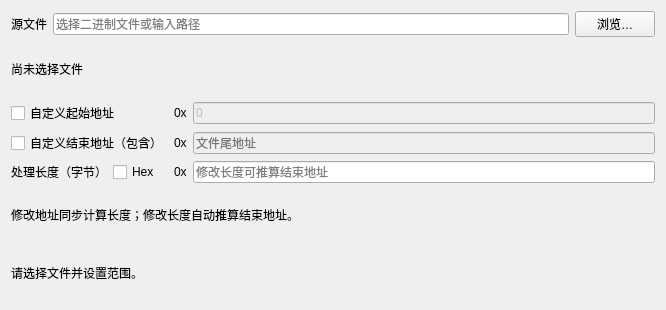
<?xml version='1.0' encoding='utf-8'?>
<ui version="4.0">
 <class>FormFileRange</class>
 <widget class="QWidget" name="FormFileRange">
  <property name="geometry">
   <rect>
    <x>0</x>
    <y>0</y>
    <width>666</width>
    <height>310</height>
   </rect>
  </property>
  <layout class="QVBoxLayout" name="verticalLayout">
   <item>
    <layout class="QHBoxLayout" name="sourceLayout">
     <item>
      <widget class="QLabel" name="label_source">
       <property name="text">
        <string>源文件</string>
       </property>
      </widget>
     </item>
     <item>
      <widget class="QLineEdit" name="edit_source">
       <property name="placeholderText">
        <string>选择二进制文件或输入路径</string>
       </property>
      </widget>
     </item>
     <item>
      <widget class="QPushButton" name="button_source">
       <property name="text">
        <string>浏览…</string>
       </property>
      </widget>
     </item>
    </layout>
   </item>
   <item>
    <widget class="QLabel" name="label_fileSize">
     <property name="text">
      <string>尚未选择文件</string>
     </property>
    </widget>
   </item>
   <item>
    <layout class="QGridLayout" name="gridLayout">
     <item row="0" column="0">
      <widget class="QCheckBox" name="check_start">
       <property name="text">
        <string>自定义起始地址</string>
       </property>
      </widget>
     </item>
     <item row="0" column="1">
      <widget class="QLabel" name="label_startPrefix">
       <property name="text">
        <string>0x</string>
       </property>
      </widget>
     </item>
     <item row="0" column="2">
      <widget class="QLineEdit" name="edit_start">
       <property name="enabled">
        <bool>false</bool>
       </property>
       <property name="text">
        <string>0</string>
       </property>
      </widget>
     </item>
     <item row="1" column="0">
      <widget class="QCheckBox" name="check_end">
       <property name="text">
        <string>自定义结束地址（包含）</string>
       </property>
      </widget>
     </item>
     <item row="1" column="1">
      <widget class="QLabel" name="label_endPrefix">
       <property name="text">
        <string>0x</string>
       </property>
      </widget>
     </item>
     <item row="1" column="2">
      <widget class="QLineEdit" name="edit_end">
       <property name="enabled">
        <bool>false</bool>
       </property>
       <property name="placeholderText">
        <string>文件尾地址</string>
       </property>
      </widget>
     </item>
     <item row="2" column="1">
      <widget class="QLabel" name="label_lengthPrefix">
       <property name="text">
        <string>0x</string>
       </property>
      </widget>
     </item>
     <item row="2" column="2">
      <widget class="QLineEdit" name="edit_length">
       <property name="placeholderText">
        <string>修改长度可推算结束地址</string>
       </property>
      </widget>
     </item>
     <item row="2" column="0">
      <layout class="QHBoxLayout" name="horizontalLayout">
       <item>
        <widget class="QLabel" name="label_length">
         <property name="text">
          <string>处理长度（字节）</string>
         </property>
        </widget>
       </item>
       <item>
        <widget class="QCheckBox" name="check_hex">
         <property name="text">
          <string>Hex</string>
         </property>
        </widget>
       </item>
      </layout>
     </item>
    </layout>
   </item>
   <item>
    <widget class="QLabel" name="label_rangeHint">
     <property name="text">
      <string>修改地址同步计算长度；修改长度自动推算结束地址。</string>
     </property>
     <property name="wordWrap">
      <bool>true</bool>
     </property>
    </widget>
   </item>
   <item>
    <widget class="QLabel" name="label_rangePreview">
     <property name="text">
      <string>请选择文件并设置范围。</string>
     </property>
     <property name="wordWrap">
      <bool>true</bool>
     </property>
    </widget>
   </item>
  </layout>
 </widget>
 <resources />
 <connections />
</ui>
